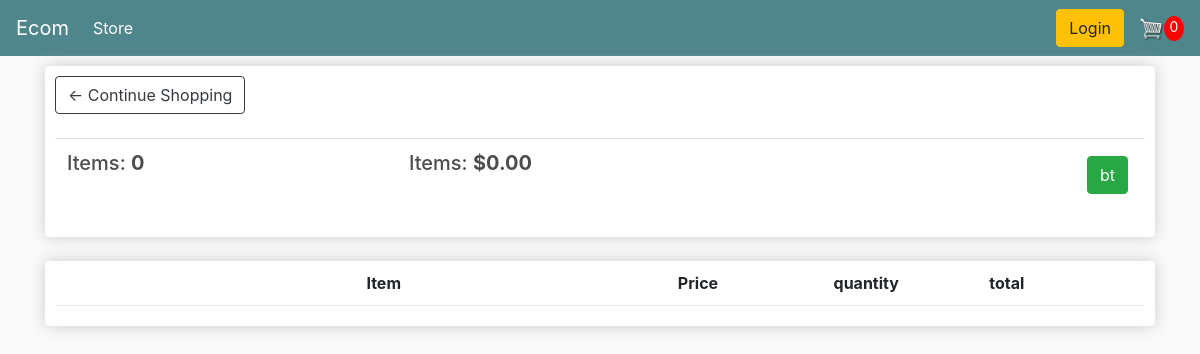
The page /cart/ (signed in) on the database as committed earlier.
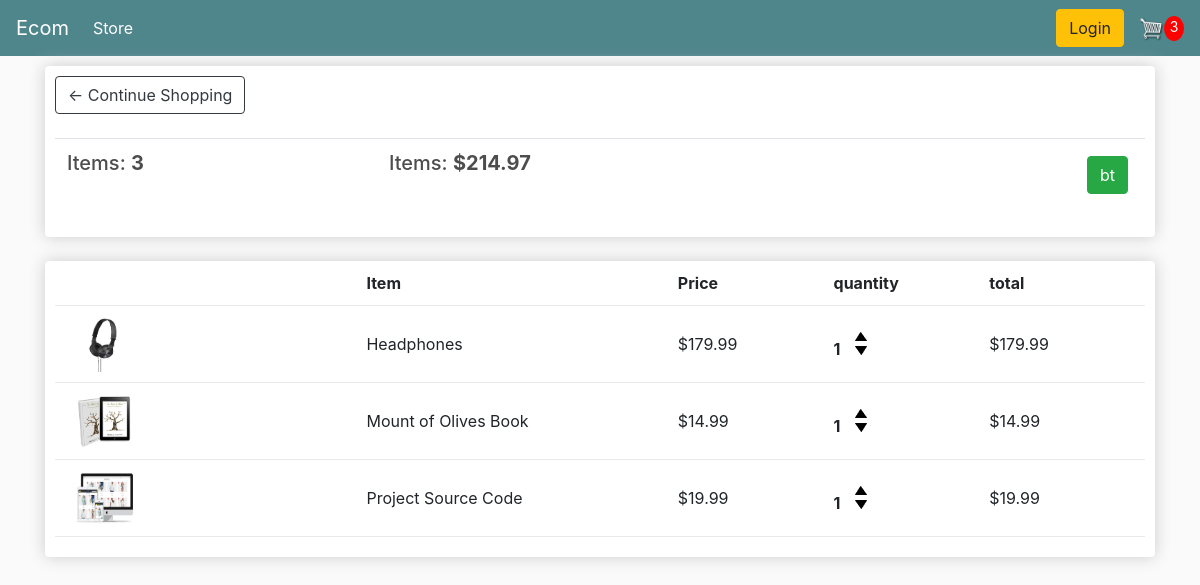
The same page on the database as committed later.
### store/models.py (models this page shows, shortened)
class Order(models.Model):
    customer = models.ForeignKey(Customer, blank=True, null=True, on_delete=models.SET_NULL)
    date_ordered = models.DateTimeField(auto_now_add=True)
    complete = models.BooleanField(default=False, null=True, blank=False)
    transaction_id = models.CharField(max_length=200, null=True)
    @property
    def get_cart_total(self):
        orderitems = self.orderitem_set.all()
        total =sum([item.get_total for item in orderitems])
        return total
    @property
    def get_cart_items(self):
        orderitems = self.orderitem_set.all()
        total =sum([item.quantity for item in orderitems])
        return total

class OrderItem(models.Model):
    product = models.ForeignKey(Product, blank=True, null=True, on_delete=models.SET_NULL)
    order = models.ForeignKey(Order, blank=True, null=True, on_delete=models.SET_NULL)
    quantity = models.IntegerField(default=0, null=True, blank=True)
    date_added = models.DateTimeField(auto_now_add=True)
    @property
    def get_total(self):
        total = self.product.price * self.quantity
        return total

class Product(models.Model):
    name = models.CharField(max_length=200, null=True)
    price = models.DecimalField(max_digits=5, decimal_places=2)
    digital = models.BooleanField(default=False, null=True, blank=False)
    image = models.ImageField(null=True, blank=True)
    @property
    def imageUrl(self):
        try:
            url = self.image.url
        except:
            url = ''
        return url

### store/views.py (the view)
# urls.py: path('cart/', views.cart, name = 'cart'),
def cart(request):
    data = cartDate(request)
    cartItems = data['cartItems']
    order = data['order']
    items = data['items']
    context={'items':items,'order':order,'cartItems':cartItems}
    return render(request,'store/cart.html',context)

### store/utils.py (called while the page is built)
def cartDate(request):
    if request.user.is_authenticated:
        customer = request.user.customer
        order, created = Order.objects.get_or_create(customer=customer, complete=False)
        items = order.orderitem_set.all()
        cartItems = order.get_cart_items
    else:
        cookieData = cookieCart(request)
        cartItems = cookieData['cartItems']
        order = cookieData['order']
        items = cookieData['items']
    return {'items':items,'order':order,'cartItems':cartItems}

### store/templates/store/cart.html (shortened to what this page needs)
{% extends 'store/main.html' %}
{% load static %}
{% block content %}
<div class="row">
    <div class="col-lg-12">
        <div class="box-element">
            <a href="{% url 'store' %}" class="btn btn-outline-dark">&#x2190; Continue Shopping</a>
            <br>
            <br>
            <table class="table">
                <tr>
                    <th><h5>Items: <strong>{{order.get_cart_items}}</strong></h5></th>
                    <th><h5>Items: <strong>${{order.get_cart_total|floatformat:2}}</strong></h5></th>
                    <th><a style="float:right; margin:5px;"
                        class="btn btn-success"
                        href="{% url 'checkout' %}">bt</a></th>
                </tr>
            </table>
        </div>
        <br>
        <div class="box-element">
            <div class="cart-row">
                <div style='flex:2'><strong>Item</strong></div>
                <div style='flex:1'><strong>Price</strong></div>
                <div style='flex:1'><strong>quantity</strong></div>
                <div style='flex:1'> <strong>total</strong> </div>
            </div>
            {% for item in items %}
            <div class="cart-row">
                <div style='flex:2'><img class="row-image" src="{{item.product.imageUrl}}"></div>
                <div style='flex:2'>{{item.product.name}}</div>
                <div style='flex:1'>${{item.product.price|floatformat:2}}</div>
                <div style='flex:1'>
                    <p class="quantity">{{item.quantity}}</p>
                    <div class="quantity"  >
                        <img data-product={{item.product.id}} data-action="add" class="chg-quantity update-cart" src="{% static 'images/arrow-up.png' %}" alt="">
                        <img data-product={{item.product.id}} data-action="remove" class="chg-quantity update-cart" src="{% static 'images/arrow-down.png' %}" alt="">
                    </div>
                </div>
                <div style='flex:1'>${{item.get_total}}</div>
            </div>
            {% endfor %}
        </div>
    </div>
</div>
{% endblock content %}

### store/templates/store/main.html (shortened to what this page needs)
<!DOCTYPE html>
{% load static %}
<html lang="en">
<head>
    <link rel="stylesheet" href="https://stackpath.bootstrapcdn.com/bootstrap/4.4.1/css/bootstrap.min.css">
    <link rel="stylesheet" href="{% static 'css/main.css' %}">
</head>
<body>
    <nav class="navbar navbar-expand-lg navbar-dark bg-dark">
        <a class="navbar-brand" href="{% url 'store' %}">Ecom</a>
        <div class="collapse navbar-collapse" id="navbarSupportedContent">
          <ul class="navbar-nav mr-auto">
            <li class="nav-item active">
              <a class="nav-link" href="{% url 'store' %}">Store <span class="sr-only">(current)</span></a>
            </li>
          </ul>
          <div class="form-inline my-2 my-lg-0">
            <a href="" class="btn btn-warning">Login</a>
            <a href="{% url 'cart' %}">
                <img id="cart-icon" src="{% static 'images/cart.png' %}" alt="카트">
            </a>
            <p id="cart-total" >{{cartItems}}</p>
          </div>
        </div>
      </nav>
    <div class="container" >
        {% block content %}
        {% endblock content %}
    </div>
</body>
</html>

### static/css/main.css (style rules this page uses)
* { margin: 0; padding: 0; }
p { margin: 0; }
body { background-color: hsl(0,0%,98%); }
h1, h2, h3, h4, h5, h6 { color: hsl(0,0%,30%); }
.box-element { box-shadow: 0 0 16px hsl(0,0%,80%); background-color: #fff; border-radius: 4px; padding: 10px; }
.bg-dark { background-color: #4f868c!important; }
#cart-icon { width: 25px; display: inline-block; margin-left: 15px; }
#cart-total { display: block; text-align: center; color: #fff; background-color: red; width: 20px; height: 25px; border-radius: 50%; font-size: 14px; }
.col-lg-12, .col-lg-4, .col-lg-6, .col-lg-8 { margin-top: 10px; }
.row-image { width: 100px; }
.cart-row { display: flex; align-items: center; padding-bottom: 10px; margin-bottom: 10px; border-bottom: 1px solid #e9e9e9; }
.quantity { display: inline-block; font-weight: 700; padding-right: 10px; }
.chg-quantity { width: 12px; cursor: pointer; display: block; margin-top: 5px; transition: 0.1s; }

Rows that differ between the two databases and show on the page:
computed for Order: get_cart_items "0" → "3"; get_cart_total "0.00" → "214.97"
added OrderItem: product.imageUrl (picture), product.name "Headphones", product.price "179.99", quantity "1", get_total "179.99"
added OrderItem: product.imageUrl (picture), product.name "Mount of Olives Book", product.price "14.99", quantity "1", get_total "14.99"
added OrderItem: product.imageUrl (picture), product.name "Project Source Code", product.price "19.99", quantity "1", get_total "19.99"
Other text that changed with them:
{{ cartItems }}: "0" → "3"
